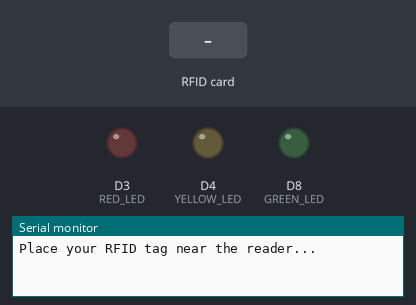
Simulated run of this sketch. Board: ESP8266 (NodeMCU). On the bench: output pins drawn as LEDs (lit = HIGH), the last lines printed to the serial monitor. The test bench sets the inputs (shaded band).

Above: at 1.2 s.
1.3 s: RFID card 5E 7A 19 C4 held to the reader
At 2.0 s:
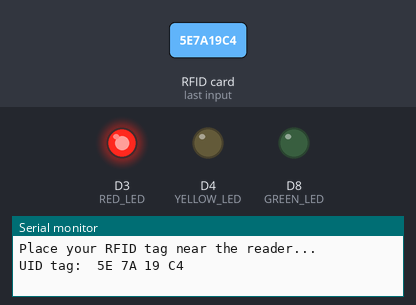
At 12.0 s:
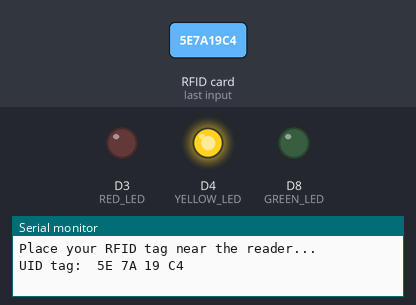
Timing chart, 0 to 27.8 s (numbered marks = the images above; inputs shaded):
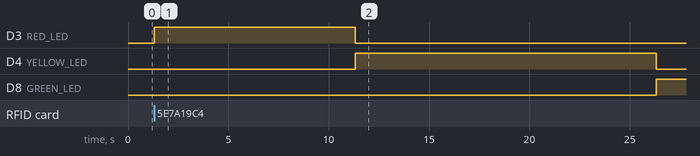

Measured:
- after the input at 1.3 s, D3 (RED_LED): LOW → HIGH at once, → LOW 10.0 s later; D4 (YELLOW_LED): LOW → HIGH after 10.0 s, → LOW 15.0 s later; D8 (GREEN_LED): LOW → HIGH after 25.0 s

The sketch:

nodemcuRFID3LEDs.ino
```cpp
#include <SPI.h>
#include <MFRC522.h>

#define SS_PIN D2
#define RST_PIN D1

MFRC522 rfid(SS_PIN, RST_PIN);  // Create MFRC522 instance

// LED Pins
const int RED_LED = D3;
const int YELLOW_LED = D4;
const int GREEN_LED = D8;

void setup() {
  Serial.begin(9600);
  SPI.begin();
  rfid.PCD_Init();

  pinMode(RED_LED, OUTPUT);
  pinMode(YELLOW_LED, OUTPUT);
  pinMode(GREEN_LED, OUTPUT);

  // Set all LEDs to LOW (default state)
  digitalWrite(RED_LED, LOW);
  digitalWrite(GREEN_LED, LOW);
  digitalWrite(YELLOW_LED, LOW);

  Serial.println("Place your RFID tag near the reader...");
}

void loop() {
  // Wait for an RFID tag
  if (!rfid.PICC_IsNewCardPresent() || !rfid.PICC_ReadCardSerial()) {
    return;
  }

  // Print UID
  Serial.print("UID tag: ");
  for (byte i = 0; i < rfid.uid.size; i++) {
    Serial.print(rfid.uid.uidByte[i] < 0x10 ? " 0" : " ");
    Serial.print(rfid.uid.uidByte[i], HEX);
  }
  Serial.println();

  // Red → Yellow → Green LED sequence
  digitalWrite(RED_LED, HIGH);  // Turn Red LED ON
  delay(10000);  // Wait for 10 seconds
  digitalWrite(RED_LED, LOW);  // Turn Red LED OFF

  digitalWrite(YELLOW_LED, HIGH);  // Turn Yellow LED ON
  delay(15000);  // Wait for 15 seconds
  digitalWrite(YELLOW_LED, LOW);  // Turn Yellow LED OFF

  digitalWrite(GREEN_LED, HIGH);  // Turn Green LED ON
  Serial.println("Scan Success");

  delay(10000);  // Wait for 10 seconds with Green LED on

  // Reset all LEDs to LOW after Green LED is on
  digitalWrite(GREEN_LED, LOW);
  digitalWrite(RED_LED, LOW);
  digitalWrite(YELLOW_LED, LOW);

  // Halt PICC and stop encryption on PCD
  rfid.PICC_HaltA();
  rfid.PCD_StopCrypto1();
}
```
